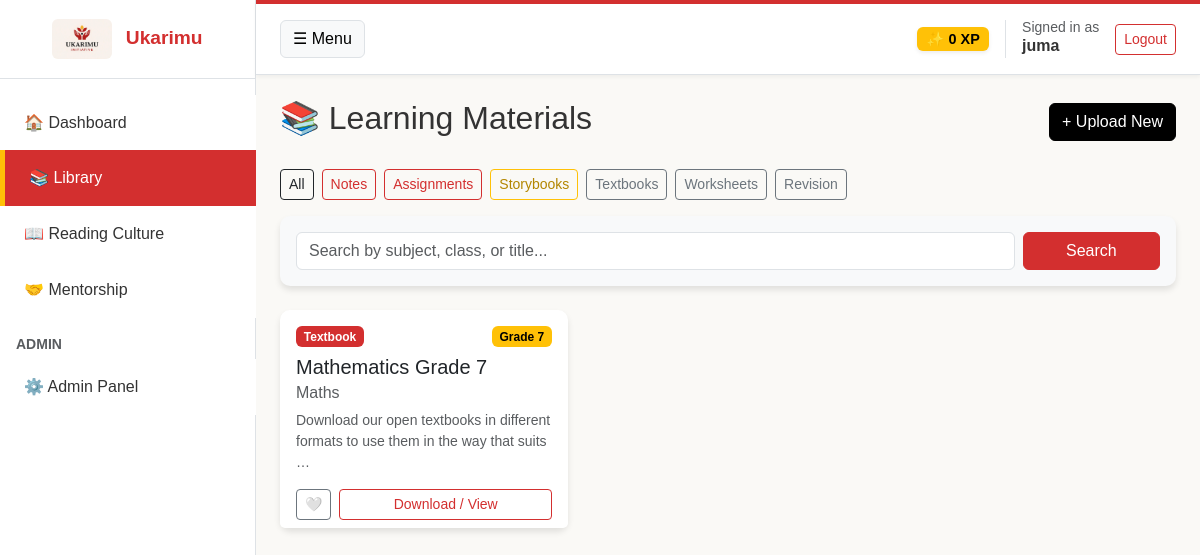
Page /library/list/ (signed in) on the committed database.
### users/models.py (models this page shows, shortened)
class User(AbstractUser):
    ROLE_CHOICES = (
        ('student', 'Student'),
        ('teacher', 'Teacher'),
        ('mentor', 'Mentor'),
        ('admin', 'Admin'),
    )
    role = models.CharField(max_length=10, choices=ROLE_CHOICES, default='student')
    class_level = models.CharField(max_length=20, blank=True, null=True, help_text="For Students: e.g., Grade 4")

### library/models.py (models this page shows, shortened)
class LearningMaterial(models.Model):
    CATEGORY_CHOICES = (
        ('textbook', 'Textbook'),
        ('notes', 'Notes'),
        ('assignment', 'Assignment'),
        ('storybook', 'Storybook'),
        ('worksheet', 'Worksheet'),
        ('revision', 'Revision Paper'),
    )
    title = models.CharField(max_length=200)
    uploaded_by = models.ForeignKey(settings.AUTH_USER_MODEL, on_delete=models.CASCADE)
    subject = models.CharField(max_length=100, help_text="Maths, English, Science")
    target_class = models.CharField(max_length=20, help_text="e.g. Grade 5")
    category = models.CharField(max_length=20, choices=CATEGORY_CHOICES)
    file = models.FileField(upload_to='materials/%Y/%m/')
    description = models.TextField(blank=True)
    created_at = models.DateTimeField(auto_now_add=True)

### library/views.py (the view)
# urls.py: path('list/', views.library_list, name='library_list'),
@login_required
def library_list(request):
    query = request.GET.get('q', '')
    category = request.GET.get('category', '')
    materials = LearningMaterial.objects.all().order_by('-created_at')
    if category:
        materials = materials.filter(category=category)
    if query:
        materials = materials.filter(
            Q(title__icontains=query) |
            Q(subject__icontains=query) |
            Q(target_class__icontains=query)
        )
    return render(request, 'library/library_list.html', {'materials': materials})

### templates/library/library_list.html
{% extends 'base.html' %}
{% block content %}
<div class="d-flex justify-content-between align-items-center mb-4">
    <h2>📚 Learning Materials</h2>
    {% if user.role != 'student' %}
        <a href="{% url 'upload_material' %}" class="btn btn-success">+ Upload New</a>
    {% endif %}
</div>
<div class="mb-3 d-flex flex-wrap gap-2">
    <a href="{% url 'library_list' %}" class="btn btn-sm btn-outline-dark">All</a>
    <a href="?category=notes" class="btn btn-sm btn-outline-primary">Notes</a>
    <a href="?category=assignment" class="btn btn-sm btn-outline-primary">Assignments</a>
    <a href="?category=storybook" class="btn btn-sm btn-outline-warning text-dark">Storybooks</a>
    <a href="?category=textbook" class="btn btn-sm btn-outline-secondary">Textbooks</a>
    <a href="?category=worksheet" class="btn btn-sm btn-outline-secondary">Worksheets</a>
    <a href="?category=revision" class="btn btn-sm btn-outline-secondary">Revision</a>
</div>
<div class="card p-3 mb-4 bg-light">
    <form method="get" class="row g-2">
        <div class="col-md-10">
            <input type="text" name="q" class="form-control" placeholder="Search by subject, class, or title..." value="{{ request.GET.q }}">
        </div>
        <div class="col-md-2">
            <button class="btn btn-primary w-100" type="submit">Search</button>
        </div>
    </form>
</div>
<div class="row g-3">
    {% for item in materials %}
        <div class="col-12 col-md-6 col-lg-4 animate-fade-up">
            <div class="card h-100">
                <div class="card-body">
                    <div class="d-flex justify-content-between mb-2">
                        <span class="badge bg-primary">{{ item.get_category_display }}</span>
                        <span class="badge bg-info text-dark">{{ item.target_class }}</span>
                    </div>
                    <h5 class="card-title text-truncate">{{ item.title }}</h5>
                    <h6 class="card-subtitle mb-2 text-muted">{{ item.subject }}</h6>
                    <p class="card-text small text-muted">{{ item.description|truncatewords:15 }}</p>
                </div>
                <div class="card-footer bg-white border-top-0 pt-0 d-flex gap-2">
                    <button type="button" class="btn btn-sm btn-outline-secondary favorite-btn" title="Favorite">🤍</button>
                    <a href="{% url 'track_access' item.pk %}" class="btn btn-sm btn-outline-primary w-100 learning-link" target="_blank">
                        Download / View
                    </a>
                </div>
            </div>
        </div>
    {% empty %}
        <div class="col-12 text-center py-5"><p class="text-muted">No materials found matching your search.</p></div>
    {% endfor %}
</div>
{% endblock %}

### templates/base.html (shortened to what this page needs)
<!DOCTYPE html>
{% load static %}
<html lang="en">
<head>
    <link href="https://cdn.jsdelivr.net/npm/bootstrap@5.3.0/dist/css/bootstrap.min.css" rel="stylesheet">
    <link rel="stylesheet" href="{% static 'css/style.css' %}">
</head>
<body>
    <div class="d-flex" id="wrapper">
        <div id="sidebar-wrapper">
            <div class="sidebar-heading text-center">
                <img src="{% static 'img/Logo.jpeg' %}" alt="Logo" height="40" class="rounded me-2">
                Ukarimu
            </div>
            <div class="list-group list-group-flush mt-3">
                <a href="{% url 'dashboard' %}" class="list-group-item list-group-item-action {% if request.resolver_match.url_name == 'dashboard' %}active{% endif %}">
                    🏠 Dashboard
                </a>
                <a href="{% url 'library_list' %}" class="list-group-item list-group-item-action {% if 'library' in request.path %}active{% endif %}">
                    📚 Library
                </a>
                {% if user.is_authenticated %}
                    <a href="{% if user.role == 'student' %}{% url 'reading_history' %}{% else %}{% url 'reading_monitoring' %}{% endif %}" class="list-group-item list-group-item-action ">
                        📖 Reading Culture
                    </a>
                {% endif %}
                <a href="{% url 'mentorship_list' %}" class="list-group-item list-group-item-action {% if 'mentorship' in request.path %}active{% endif %}">
                    🤝 Mentorship
                </a>
                {% if user.is_staff or user.is_superuser %}
                <div class="mt-3 mb-1 px-3 text-muted small fw-bold text-uppercase">Admin</div>
                <a href="{% url 'admin_dashboard' %}" class="list-group-item list-group-item-action {% if 'admin' in request.path %}active{% endif %}">
                    ⚙️ Admin Panel
                </a>
                {% endif %}
            </div>
        </div>
        <div id="page-content-wrapper">
            <nav class="navbar navbar-expand-lg navbar-light bg-white navbar-custom mb-4 px-4 py-3">
                <button class="btn btn-light border" id="sidebarToggle">☰ Menu</button>
                <div class="ms-auto d-flex align-items-center">
                    {% if user.is_authenticated %}
                        <span id="xp-badge" class="badge bg-warning text-dark me-3 shadow-sm" style="font-size: 0.9rem;">✨ 0 XP</span>
                        <div class="border-start ps-3">
                            <small class="text-muted d-block" style="line-height: 1;">Signed in as</small>
                            <span class="fw-bold">{{ user.username }}</span>
                        </div>
                        <form action="{% url 'logout' %}" method="post" class="d-inline ms-3">
                            <button type="submit" class="btn btn-sm btn-outline-danger">Logout</button>
                        </form>
                    {% endif %}
                </div>
            </nav>
            <div class="container-fluid px-4">
                {% block content %}{% endblock %}
            </div>
        </div>
    </div>
</body>
</html>

### static/css/style.css (style rules this page uses)
:root { --brand-primary: #D32F2F; --brand-secondary: #FFC107; --brand-bg: #FAF9F6; --brand-text: #333333; --brand-accent: #000000; }
body { background-color: var(--brand-bg); font-family: sans-serif; color: var(--brand-text); }
.bg-primary, .btn-primary, .bg-danger, .btn-danger { background-color: var(--brand-primary) !important; border-color: var(--brand-primary) !important; color: white !important; }
.text-primary, .text-danger, .btn-outline-primary, .btn-outline-danger { color: var(--brand-primary) !important; border-color: var(--brand-primary) !important; }
.bg-success, .btn-success { background-color: var(--brand-accent) !important; border-color: var(--brand-accent) !important; color: white !important; }
.bg-info, .btn-info, .bg-warning, .btn-warning { background-color: var(--brand-secondary) !important; border-color: var(--brand-secondary) !important; color: black !important; }
.text-info, .text-warning, .btn-outline-info, .btn-outline-warning { color: #b38600 !important; border-color: var(--brand-secondary) !important; }
.card { border-radius: 10px; border: none; box-shadow: 0 4px 6px rgba(0,0,0,0.1); transition: transform 0.2s ease-in-out, box-shadow 0.2s ease-in-out; }
.navbar { box-shadow: 0 2px 4px rgba(0,0,0,0.05); border-top: 4px solid var(--brand-primary); }
a { color: var(--brand-primary); text-decoration: none; transition: color 0.2s; }
.btn { transition: all 0.2s; }
.animate-fade-up { animation: fadeInUp 0.5s ease-out forwards; opacity: 0; }
.animate-fade-up:nth-child(1) { animation-delay: 0.1s; }
#wrapper { overflow-x: hidden; display: flex; }
#sidebar-wrapper { min-height: 100vh; margin-left: -16rem; transition: margin 0.25s ease-out; width: 16rem; background-color: white; border-right: 1px solid #dee2e6; }
#sidebar-wrapper .sidebar-heading { padding: 1.2rem 1.5rem; font-size: 1.2rem; font-weight: bold; color: var(--brand-primary); border-bottom: 1px solid #dee2e6; }
#sidebar-wrapper .list-group { width: 16rem; }
#page-content-wrapper { width: 100%; }
@media (min-width: 768px) { #sidebar-wrapper { margin-left: 0; } }
@media (min-width: 768px) { #page-content-wrapper { width: 100%; } }
.list-group-item { border: none; padding: 1rem 1.5rem; font-weight: 500; color: var(--brand-text); }
.list-group-item.active { background-color: var(--brand-primary) !important; color: white !important; border-left: 5px solid var(--brand-secondary) !important; }
.navbar-custom { box-shadow: 0 2px 4px rgba(0,0,0,0.05); border-bottom: 1px solid #dee2e6; }

### rows in the picture
User: username "juma"
LearningMaterial: category "Textbook", target_class "Grade 7", title "Mathematics Grade 7", subject "Maths", description "Download our open textbooks in different formats to use them in the way that suits …"
